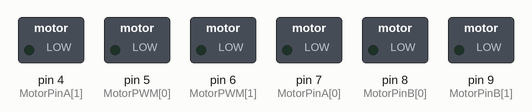
This sketch was run on a simulated Arduino Uno, built with avr-gcc and run on an emulated ATmega328P. Parts: switched loads named in the sketch (green lamp = pin HIGH). What the sketch prints to the serial monitor is not drawn.

Above: at 0.1 s.
At 0.6 s:
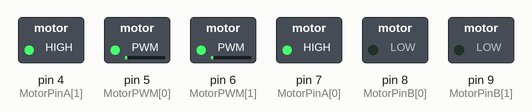
Timing chart, 0 to 2.1 s (numbered marks = the images above):
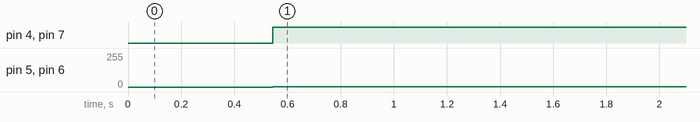

Measured:
- by itself, pin 4 (MotorPinA[1]), pin 7 (MotorPinA[0]): LOW → HIGH at 0.54 s
- by itself, pin 5 (MotorPWM[0]), pin 6 (MotorPWM[1]): 0/255 → 1/255 at 0.54 s

The sketch:

ManualBot.ino
```cpp
#include <PS2X_lib.h>  //for v1.6

 // create PS2 Controller Class
PS2X ps2x;
/******************************************************************
 * set pins connected to PS2 controller:
 *   - 1e column: original
 *   - 2e colmun: Stef?
 * replace pin numbers by the ones you use
 ******************************************************************/
#define PS2_DAT        13  //14
#define PS2_CMD        11  //15
#define PS2_SEL        10  //16
#define PS2_CLK        12  //17

/******************************************************************
 * select modes of PS2 controller:
 *   - pressures = analog reading of push-butttons
 *   - rumble    = motor rumbling
 * uncomment 1 of the lines for each mode selection
 ******************************************************************/
#define pressures   false
#define rumble      false

// Motor
const int MotorPinA[2] = {7,4};
const int MotorPinB[2] = {8,9};
const int MotorPWM[2] = {5,6};

#define MOTORL 0
#define MOTORR 1

#define CW 1
#define CCW 2
#define BREAKVCC 3
#define BREAKGND 4

//right now, the library does NOT support hot pluggable controllers, meaning
//you must always either restart your Arduino after you connect the controller,
//or call config_gamepad(pins) again after connecting the controller.

int error = 0;
byte type = 0;
byte vibrate = 0;
int limL = 128; int limR = 128;
int fspeedl,fspeedr,sspeed;
bool dir,steer;

void setup()
{

  Serial.begin(57600);
  delay(500);  //added delay to give wireless ps2 module some time to startup, before configuring it
  //setup pins and settings: GamePad(clock, command, attention, data, Pressures?, Rumble?) check for error
  error = ps2x.config_gamepad(PS2_CLK, PS2_CMD, PS2_SEL, PS2_DAT, pressures, rumble);


  // Initialize digital pins as outputs
  for (int i=0; i<2; i++)
  {
    pinMode(MotorPinA[i], OUTPUT);
    pinMode(MotorPinB[i], OUTPUT);
    pinMode(MotorPWM[i], OUTPUT);
  }
  if(error == 0){
    Serial.print("Found Controller, configured successful ");
    Serial.print("pressures = ");
	if (pressures)
	  Serial.println("true ");
	else
	  Serial.println("false");
	Serial.print("rumble = ");
	if (rumble)
	  Serial.println("true)");
	else
	  Serial.println("false");
    Serial.println("Try out all the buttons, X will vibrate the controller, faster as you press harder;");
    Serial.println("holding L1 or R1 will print out the analog stick values.");
    Serial.println("Note: Go to www.billporter.info for updates and to report bugs.");
  }
  else if(error == 1)
    Serial.println("No controller found, check wiring, see readme.txt to enable debug. visit www.billporter.info for troubleshooting tips");

  else if(error == 2)
    Serial.println("Controller found but not accepting commands. see readme.txt to enable debug. Visit www.billporter.info for troubleshooting tips");

  else if(error == 3)
    Serial.println("Controller refusing to enter Pressures mode, may not support it. ");

//  Serial.print(ps2x.Analog(1), HEX);

  type = ps2x.readType();
  switch(type) {
    case 0:
      break;
    case 1:
      Serial.print("DualShock Controller found ");
      break;
    case 2:
      Serial.print("GuitarHero Controller found ");
      break;
	case 3:
      Serial.print("Wireless Sony DualShock Controller found ");
      break;
   }
}
void Motor_Control(int motor, int direct, int pwm )
{
  if (direct == CW)
  {
    digitalWrite(MotorPinA[motor],LOW);
    digitalWrite(MotorPinB[motor],HIGH);
  }
  else if (direct == CCW)
  {
    digitalWrite(MotorPinA[motor],HIGH);
    digitalWrite(MotorPinB[motor],LOW);
  }
  else if (direct == BREAKGND)
  {
    digitalWrite(MotorPinA[motor],LOW);
    digitalWrite(MotorPinB[motor],LOW);
  }
  else
  {
    digitalWrite(MotorPinA[motor],HIGH);
    digitalWrite(MotorPinB[motor],HIGH);
  }
  analogWrite(MotorPWM[motor],pwm);
}
void loop()
{
  //Motor_Control(0,CW,255);
  if(error == 1)
    return;

  ps2x.read_gamepad(false, vibrate);
  Serial.print(ps2x.Analog(PSS_LY));


  if (ps2x.Button(PSB_L3))
  {
    limR = 64;
    limL = 64;
  }
  else
  {
    if(ps2x.Button(PSB_L1))
    limL = 255;
  else limL = 128;

  if (ps2x.Button(PSB_R1))
    limR = 255;
  else limR = 128;
  }


  if(ps2x.Button(PSB_R2))
  {
    Motor_Control(MOTORL,CCW,limL-50);
    Motor_Control(MOTORR,CW,limR -50);
  }
  else if (ps2x.Button(PSB_L2))
  {
    Motor_Control(MOTORL,CW,limL-50);
    Motor_Control(MOTORR,CCW,limR -50);
  }
  else
  {
    if(ps2x.Analog(PSS_LY) == 127)
    {
      if (ps2x.Analog(PSS_RX) == 128)
      {
        Motor_Control(MOTORL,BREAKVCC,0);
        Motor_Control(MOTORR,BREAKVCC,0);
      }
      else if (ps2x.Analog(PSS_RX) > 128)
      {
        sspeed = map(ps2x.Analog(PSS_RX),255,128,limR,0);
        Motor_Control(MOTORL,CW,0);
        Motor_Control(MOTORR,CW,sspeed);
      }
      else
      {
        sspeed = map(ps2x.Analog(PSS_RX),128,0,0,limL);
        Motor_Control(MOTORL,CW,sspeed);
        Motor_Control(MOTORR,CW,0);
      }
    }

    if(ps2x.Analog(PSS_LY) < 127)
    {
      fspeedl = map(ps2x.Analog(PSS_LY), 127, 0, 0, limL);
      fspeedr = map(ps2x.Analog(PSS_LY), 127, 0, 0, limR);
      if (ps2x.Analog(PSS_RX) == 128)
      {
        Motor_Control(MOTORL,CW,fspeedl);
        Motor_Control(MOTORR,CW,fspeedr);
      }
      else if (ps2x.Analog(PSS_RX) > 128)
      {
        sspeed = map(ps2x.Analog(PSS_RX),255,128,limR,0);
        Motor_Control(MOTORL,CW,fspeedl-sspeed);
        Motor_Control(MOTORR,CW,fspeedr);
      }
      else
      {
        sspeed = map(ps2x.Analog(PSS_RX),128,0,0,limL);
        Motor_Control(MOTORL,CW,fspeedl);
        Motor_Control(MOTORR,CW,fspeedr - sspeed);
      }
    }

    if(ps2x.Analog(PSS_LY) > 127)
    {
      fspeedl = map(ps2x.Analog(PSS_LY), 127, 255, 0, limL);
      fspeedr = map(ps2x.Analog(PSS_LY), 127, 255, 0, limR);
      Serial.print(' '); Serial.println('sspeed');
      if (ps2x.Analog(PSS_RX) == 128)
      {
        Motor_Control(MOTORL,CCW,fspeedl);
        Motor_Control(MOTORR,CCW,fspeedr);
      }
      else if (ps2x.Analog(PSS_RX) > 128)
      {
        sspeed = map(ps2x.Analog(PSS_RX),128,255,0,limR/2);
        Motor_Control(MOTORL,CCW,fspeedl-sspeed);
        Motor_Control(MOTORR,CCW,fspeedr);
      }
      else
      {
        sspeed = map(ps2x.Analog(PSS_RX),0,127,0,limL/2);
        Motor_Control(MOTORL,CCW,fspeedl);
        Motor_Control(MOTORR,CCW,fspeedr-sspeed);
      }
    }
  }
  delay(50);
}
```
